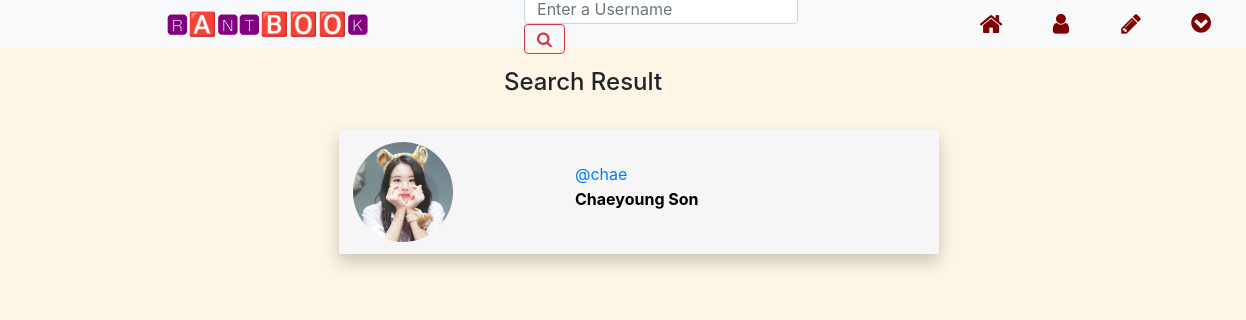
Page /search.php?k=@chae (signed in) on the committed database.
### tables this page shows
CREATE TABLE `users` (
  `did` int(11) NOT NULL,
  `dfirstname` varchar(50) NOT NULL,
  `dlastname` varchar(50) NOT NULL,
  `dusername` varchar(30) NOT NULL,
  `dpassword` varchar(110) NOT NULL,
  `daddress` varchar(50) NOT NULL,
  `dgender` varchar(20) NOT NULL,
  `dnumber` varchar(20) NOT NULL,
  `demail` varchar(30) NOT NULL,
  `profilep` varchar(50) NOT NULL,
  `coverp` varchar(50) NOT NULL
);

### search.php (the view, shortened to what this page needs)
<?php
include "header.php";
?>   <?php
if (isset($_GET['k']) && $_GET['k'] != ''){
  $k = trim($_GET['k']);
  $query_username = "SELECT * FROM users WHERE ";
						$keywords = explode(' ', $k);
						foreach($keywords as $word){
              $query_username .= "dusername LIKE '%".$word."%' OR ";
						}
            $query_username = substr($query_username, 0, strlen($query_username) -3);
            $query = mysqli_query($conn, $query_username) or die("query unsucessfoul");
						$result_count = mysqli_num_rows($query);
            if ($result_count > 0){
            ?>
    <h4 style="margin-top:20px;margin-right:80px;">Search Result<h4>
   <?php   while ($rowsearch = mysqli_fetch_assoc($query)){ ?>
    <div class="dropdownsearc" style="margin-left:300px;margin-top:0px;width:70px;border-radius:2%;">
    <div class="dropdown-contentsearc" style="margin-top:100px;">
    <table style="margin-left:39px; border:none;width:600px;background:#f6f6f6;box-shadow: 0px 8px 16px 0px rgba(0,0,0,0.2);">
<td> <div><img src="<?php echo $rowsearch['profilep'];?>" style="height:100px; width:100px;border-radius:50%;">
  <div style="float:right;margin-top:22px;margin-right:350px;"> <a href="wall.php?id=<?php echo $rowsearch['did'];?>"style="float:left;margin-left:0px;position:absolute;"><button style=";margin-left:-240;position:inherit;height:120;width:600px;margin-top:-28px;opacity:0;"></button><?php echo $rowsearch['dusername'];?></a><p style="float:left;position:absolute;margin-top:25px;"><b><?php echo $rowsearch['dfirstname'];?> <?php echo $rowsearch['dlastname'];?></b></p>
</td></div>
  <br>
   <?php } ?>
   </table> </div>
           <?php
            }
            else{ ?>
             <h3 style="color:grey;margin-top:200px;">No Result.</h3>
            <?php }  }
          ?>

### header.php (style rules this page uses)
* { box-sizing: border-box; margin: 0; padding: 0; }
.dropdown-contentsearc { position: absolute; min-width: 200px; top:1px; border: 0px solid #ddd; z-index: 1; border-radius:2px; margin-top:40px; }
.dropdown-contentsearc td { color: black; padding: 12px 14px; text-decoration: none; display: block; text-align:left; }

### rows in the picture
users: profilep (picture), dusername "@chae", dfirstname "Chaeyoung", dlastname "Son"
